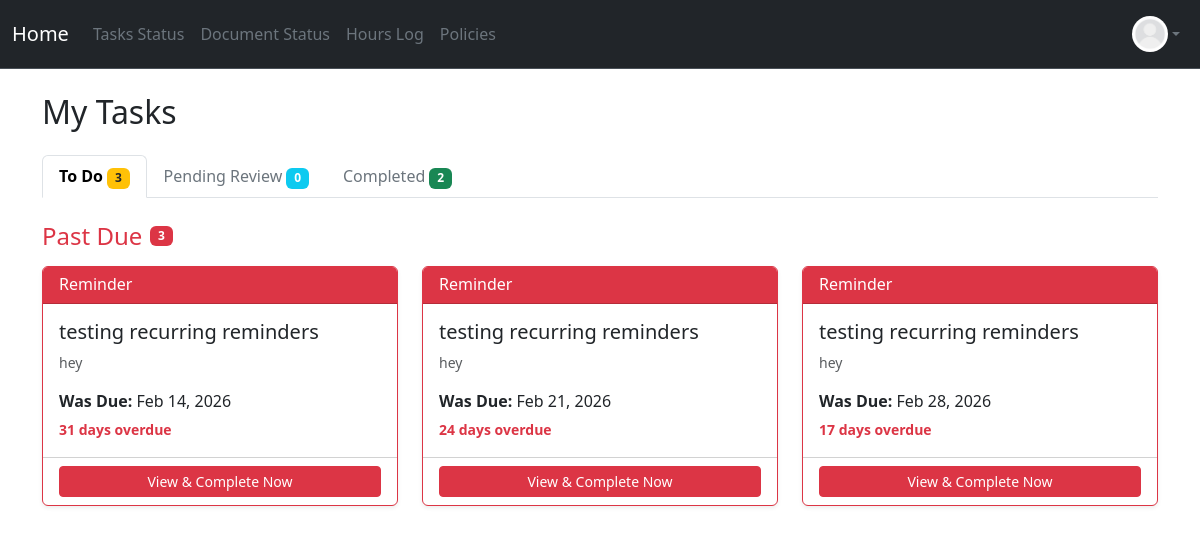
The page /my/tasks (signed in) on the database as committed earlier.
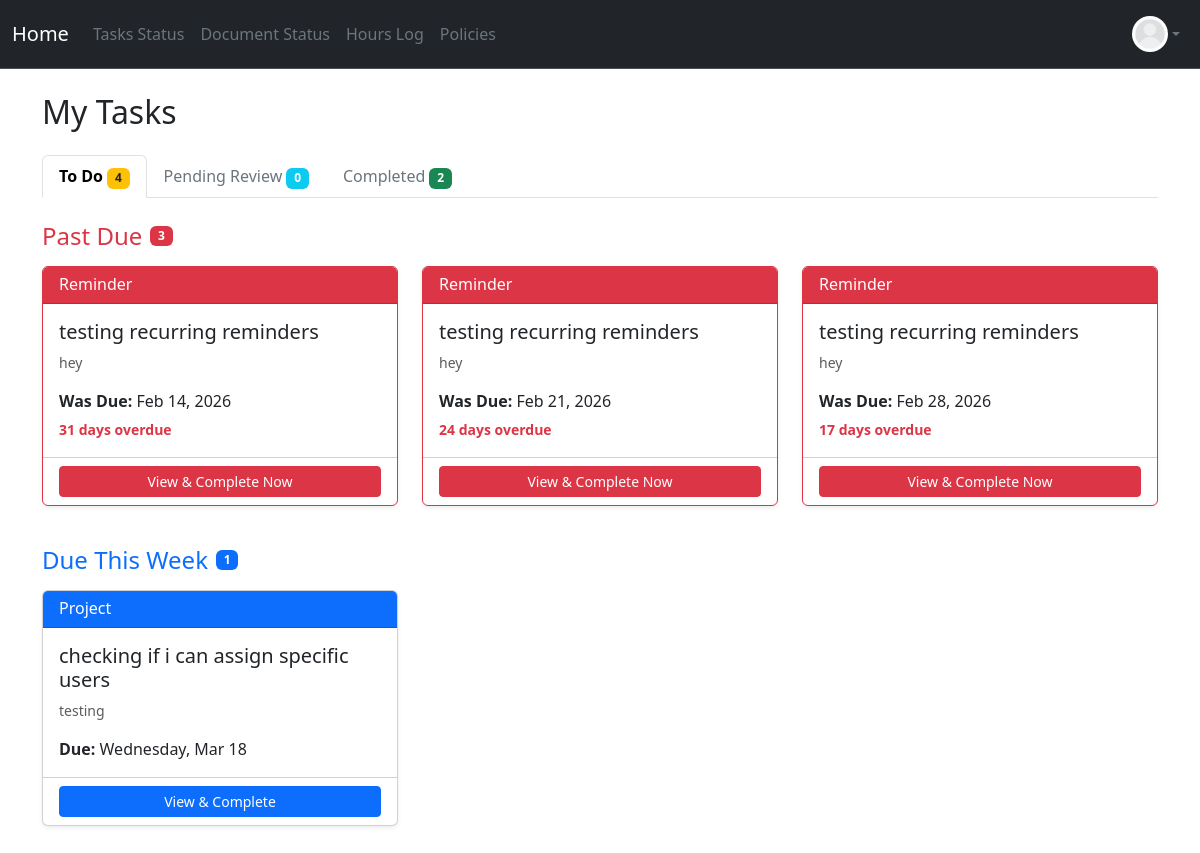
The same page on the database as committed later.
### project/models.py (models this page shows)
class Task(db.Model):
    __tablename__ = 'tasks'
    id = db.Column(db.Integer, primary_key=True)
    title = db.Column(db.String(200), nullable=False)
    description = db.Column(db.Text, nullable=False)
    classification = db.Column(db.String(50), nullable=False)  # 'project' or 'reminder'
    assigned_role = db.Column(db.String(50), nullable=False)   # 'intern', 'volunteer', 'board', 'specific'
    created_by = db.Column(db.Integer, db.ForeignKey('users.id'), nullable=False)
    created_at = db.Column(db.DateTime, default=datetime.utcnow)
    is_recurring = db.Column(db.Boolean, default=False)  # Whether this is a recurring reminder
    recurrence_frequency = db.Column(db.String(50), nullable=True)  # 'daily', 'weekly', 'biweekly', 'monthly'
    recurrence_end_date = db.Column(db.Date, nullable=True)  # When to stop creating new assignments
    skip_review = db.Column(db.Boolean, default=False)  # If True, reminder goes straight to 'graded' when completed
    created_by_user = db.relationship('User', foreign_keys=[created_by], backref='created_tasks', lazy=True)
    assignments: Mapped[List["TaskAssignment"]] = relationship(
        "TaskAssignment",
        back_populates="task",
        cascade="all, delete-orphan"
    )

class TaskAssignment(db.Model):
    __tablename__ = 'task_assignments'
    id: Mapped[int] = mapped_column(primary_key=True)
    task_id: Mapped[int] = mapped_column(db.ForeignKey('tasks.id'), name="fk_taskassign_task_id")
    user_id: Mapped[int] = mapped_column(db.ForeignKey('users.id'), name="fk_taskassign_user_id")
    due_date: Mapped[datetime] = mapped_column(DateTime, nullable=False)
    status: Mapped[str] = mapped_column(default="pending")
    upload: Mapped[bool] = mapped_column(default=False)
    filename: Mapped[str] = mapped_column(nullable=True)
    score: Mapped[float] = mapped_column(nullable=True)
    comments: Mapped[str] = mapped_column(default="")
    task: Mapped["Task"] = relationship("Task", back_populates="assignments")
    user: Mapped["User"] = relationship("User", back_populates="task_assignments")

### app.py (the view)
@app.route("/my/tasks", methods=["GET"])
@login_required
@permission_required('volunteer')
def my_tasks():
    from datetime import datetime, timedelta
    assignments = TaskAssignment.query.filter_by(user_id=current_user.id).all()
    assigned_tasks = [a for a in assignments if a.status == "pending"]
    pending_review = [a for a in assignments if a.status == "done"]
    completed_tasks = [a for a in assignments if a.status == "graded"]
    today = datetime.now().date()
    week_start = today - timedelta(days=today.weekday())  # Monday of current week
    week_end = week_start + timedelta(days=6)  # Sunday of current week
    next_week_start = week_end + timedelta(days=1)  # Monday of next week
    next_week_end = next_week_start + timedelta(days=6)  # Sunday of next week
    overdue_tasks = []
    today_tasks = []
    this_week_tasks = []
    next_week_tasks = []
    later_tasks = []
    for assignment in assigned_tasks:
        due_date = assignment.due_date.date() if assignment.due_date else None
        if due_date:
            if due_date < today:
                overdue_tasks.append(assignment)
            elif due_date == today:
                today_tasks.append(assignment)
            elif week_start <= due_date <= week_end:
                this_week_tasks.append(assignment)
            elif next_week_start <= due_date <= next_week_end:
                next_week_tasks.append(assignment)
            else:
                later_tasks.append(assignment)
        else:
            later_tasks.append(assignment)
    return render_template("my_tasks.html",
                         assigned=assigned_tasks,
                         pending=pending_review,
                         completed=completed_tasks,
                         overdue_tasks=overdue_tasks,
                         today_tasks=today_tasks,
                         this_week_tasks=this_week_tasks,
                         next_week_tasks=next_week_tasks,
                         later_tasks=later_tasks,
                         today=today)

### app.py (called while the page is built)
@app.context_processor
def inject_now():
    return {
        'now': datetime.now,
        'today': date.today
    }

### project/models.py (called while the page is built)
@login_manager.user_loader
def load_user(user_id):
    return User.query.get(user_id)

### project/templates/my_tasks.html (shortened to what the changed rows need)
{% extends "base.html" %}
{% block content %}
<div class="container mt-4">
    <h2 class="mb-4">
         My Tasks
    </h2>
    <ul class="nav nav-tabs mb-4" id="taskTabs" role="tablist">
        <li class="nav-item" role="presentation">
            <button class="nav-link active" id="assigned-tab" data-bs-toggle="tab" data-bs-target="#assigned" type="button">
                 To Do
                <span class="badge bg-warning text-dark">{{ assigned|length }}</span>
            </button>
        </li>
    </ul>
    <div class="tab-content" id="taskTabsContent">
        <div class="tab-pane fade show active" id="assigned" role="tabpanel">
            {% if assigned %}
                {% if overdue_tasks %}
                <div class="mb-4">
                    <div class="row">
                        {% for assignment in overdue_tasks %}
                            {% set task = assignment.task %}
                            <div class="col-md-6 col-lg-4 mb-3">
                                <div class="card h-100 shadow-sm task-card border-danger">
                                    <div class="card-header bg-danger text-white">
                                        <div class="d-flex justify-content-between align-items-center">
                                            <h6 class="mb-0">
                                                {{ task.classification|title }}
                                            </h6>
                                        </div>
                                    </div>
                                    <div class="card-body">
                                        <h5 class="card-title">{{ task.title }}</h5>
                                        <p class="card-text text-muted small">
                                            {{ task.description[:100] }}{% if task.description|length > 100 %}...{% endif %}
                                        </p>
                                        <p class="mb-1">
                                            <strong>Was Due:</strong> {{ assignment.due_date.strftime('%b %d, %Y') }}
                                        </p>
                                        <p class="mb-0">
                                            <small class="text-danger fw-bold">
                                                {% set days_overdue = (today - assignment.due_date.date()).days %}
                                                {{ days_overdue }} day{% if days_overdue != 1 %}s{% endif %} overdue
                                            </small>
                                        </p>
                                    </div>
                                    <div class="card-footer bg-transparent">
                                        <a href="{{ url_for('view_task', assignment_id=assignment.id) }}" class="btn btn-danger btn-sm w-100">
                                             View & Complete Now
                                        </a>
                                    </div>
                                </div>
                            </div>
                        {% endfor %}
                    </div>
                </div>
                {% endif %}
                {% if this_week_tasks %}
                <div class="mb-4">
                    <div class="d-flex align-items-center mb-3">
                        <h4 class="text-primary mb-0">
                             Due This Week
                        </h4>
                        <span class="badge bg-primary ms-2">{{ this_week_tasks|length }}</span>
                    </div>
                    <div class="row">
                        {% for assignment in this_week_tasks %}
                            {% set task = assignment.task %}
                            <div class="col-md-6 col-lg-4 mb-3">
                                <div class="card h-100 shadow-sm task-card">
                                    <div class="card-header {% if task.classification == 'project' %}bg-primary text-white{% else %}bg-info text-white{% endif %}">
                                        <div class="d-flex justify-content-between align-items-center">
                                            <h6 class="mb-0">
                                                {{ task.classification|title }}
                                            </h6>
                                        </div>
                                    </div>
                                    <div class="card-body">
                                        <h5 class="card-title">{{ task.title }}</h5>
                                        <p class="card-text text-muted small">
                                            {{ task.description[:100] }}{% if task.description|length > 100 %}...{% endif %}
                                        </p>
                                        <p class="mb-0">
                                            <strong>Due:</strong> {{ assignment.due_date.strftime('%A, %b %d') }}
                                        </p>
                                    </div>
                                    <div class="card-footer bg-transparent">
                                        <a href="{{ url_for('view_task', assignment_id=assignment.id) }}" class="btn btn-primary btn-sm w-100">
                                             View & Complete
                                        </a>
                                    </div>
                                </div>
                            </div>
                        {% endfor %}
                    </div>
                </div>
                {% endif %}
            {% else %}
                <div class="alert alert-info">
                    <i class="fas fa-info-circle"></i> No tasks to do right now. Great job staying on top of things!
                </div>
            {% endif %}
        </div>
    </div>
</div>
{% endblock %}

Rows that differ between the two databases and show on the page:
added TaskAssignment: due_date "Wednesday, Mar 18", shown under "Due This Week"
added Task: classification "Project", title "checking if i can assign specific users", description "testing"
Other text that changed with them:
{{ assigned|length }}: "3" → "4"
{{ this_week_tasks|length }}: (not shown) → "1"
text now shown: "Due This Week"
